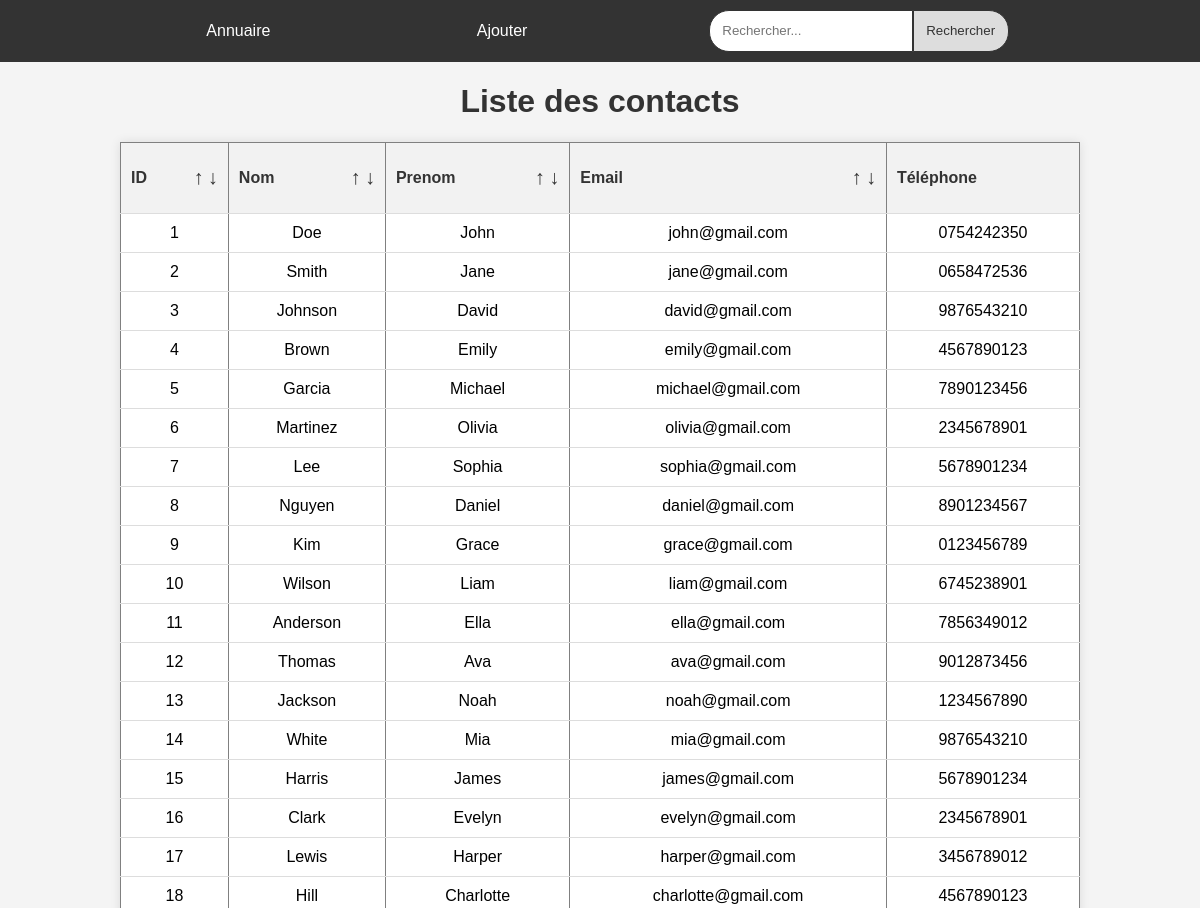
Before: / (upper part) with the older database file.
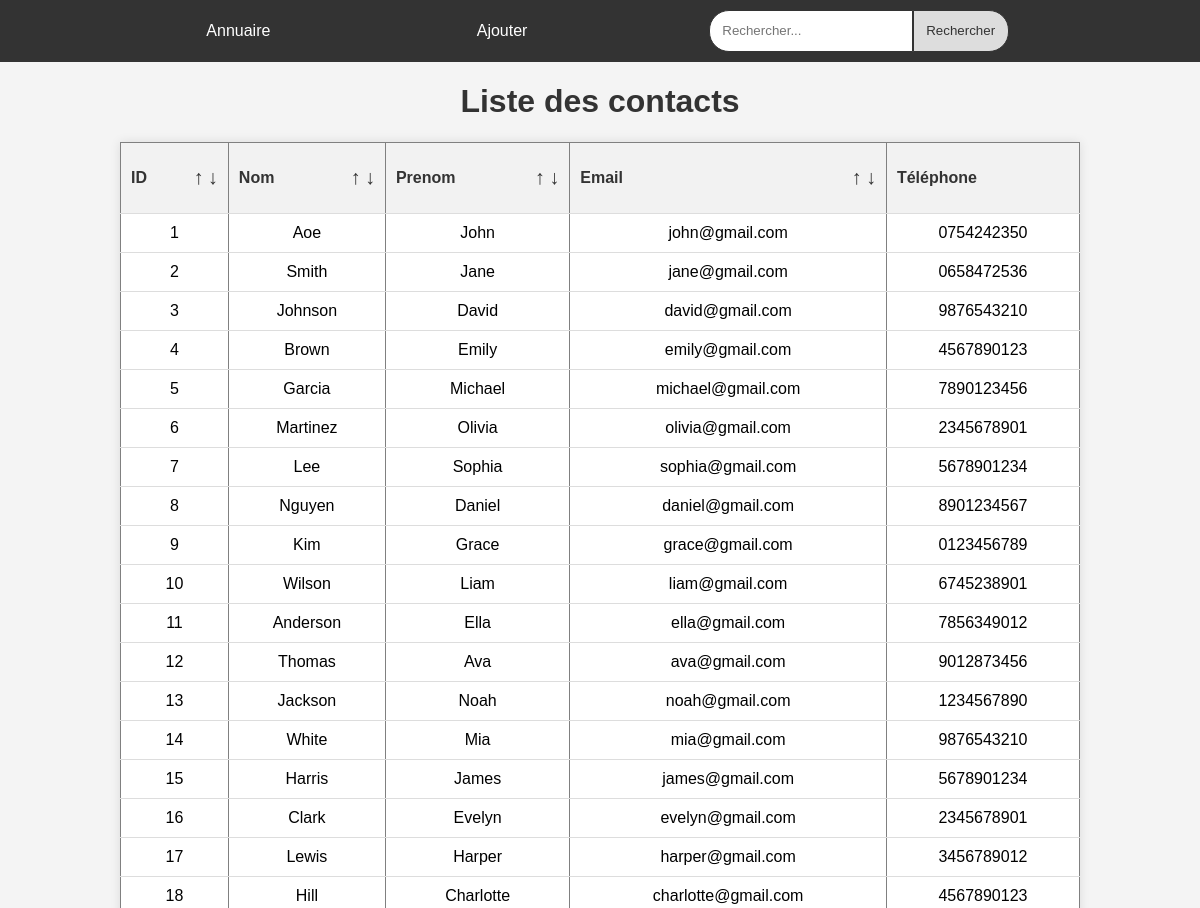
After: the same page with the newer database file.
### tables this page shows
CREATE TABLE contacts (
            id INTEGER PRIMARY KEY AUTOINCREMENT,
            nom TEXT,
            prenom TEXT,
            email TEXT,
            telephone TEXT
        );

### app.py (the view)
@app.route('/', methods=['GET', 'POST'])
def index():
    conn = connect_to_database()
    cursor = conn.cursor()
    cursor.execute('SELECT * FROM contacts')
    contacts = cursor.fetchall()
    conn.close()
    return render_template('annuaire.html', entries=contacts)

### app.py (called while the page is built)
def connect_to_database(): # connexion à la base de données
    conn = sqlite3.connect('../Projet_Python/carnet_adresses.db')
    cursor = conn.cursor() # création d'un objet cursor qui peremt de récupérer les données de la base de données
    cursor.execute('''
        CREATE TABLE IF NOT EXISTS contacts (
            id INTEGER PRIMARY KEY AUTOINCREMENT,
            nom TEXT,
            prenom TEXT,
            email TEXT,
            telephone TEXT
        )
    ''') # création d'une table contacts si n'existe pas
    conn.commit() # enregistrement de la table contacts
    return conn # connexion à la base de données

### templates/annuaire.html (shortened to what this page needs)
<!DOCTYPE html>
<html>
  <head>
    <link
      rel="stylesheet"
      href="{{ url_for('static', filename='annuaire.css') }}"
    />
  </head>
  <body>
    <nav>
      <ul class="menu">
        <li><a href="/">Annuaire</a></li>
        <li><a href="{{ url_for('ajouter_contact') }}">Ajouter</a></li>
        <li>
          <form action="{{ url_for('rechercher_contact') }}" method="GET">
            <input type="text" name="search" placeholder="Rechercher..." />
            <input type="submit" value="Rechercher" />
          </form>
        </li>
      </ul>
    </nav>
    <h1>Liste des contacts</h1>
    <table border="1">
      <thead>
        <tr>
          <th>
            <div class="trie-contact">
              <p>ID</p>
              <div class="trie">
                <a href="{{ url_for('tri_contacts', champ='id',sens='asc') }}"
                  >↑</a
                >
                <a href="{{ url_for('tri_contacts', champ='id',sens='desc') }}"
                  >↓</a
                >
              </div>
            </div>
          </th>
          <th>
            <div class="trie-contact">
              <p>Nom</p>
              <div class="trie">
                <a href="{{ url_for('tri_contacts', champ='nom',sens='asc') }}"
                  >↑</a
                >
                <a href="{{ url_for('tri_contacts', champ='nom',sens='desc') }}"
                  >↓</a
                >
              </div>
            </div>
          </th>
          <th>
            <div class="trie-contact">
              <p>Prenom</p>
              <div class="trie">
                <a
                  href="{{ url_for('tri_contacts', champ='prenom',sens='asc') }}"
                  >↑</a
                >
                <a
                  href="{{ url_for('tri_contacts', champ='prenom',sens='desc') }}"
                  >↓</a
                >
              </div>
            </div>
          </th>
          <th>
            <div class="trie-contact">
              <p>Email</p>
              <div class="trie">
                <a
                  href="{{ url_for('tri_contacts', champ='email',sens='asc') }}"
                  >↑</a
                >
                <a
                  href="{{ url_for('tri_contacts', champ='email',sens='desc') }}"
                  >↓</a
                >
              </div>
            </div>
          </th>
          <th>Téléphone</th>
        </tr>
      </thead>
      <tbody>
        {% for contact in entries %}
        <tr
          onclick="window.location.href='{{ url_for('contact_details', contact_id=contact[0]) }}';"
          class="invisible-link"
        >
          <td>{{ contact[0] }}</td>
          <td>{{ contact[1] }}</td>
          <td>{{ contact[2] }}</td>
          <td>{{ contact[3] }}</td>
          <td>{{ contact[4] }}</td>
        </tr>
        {% endfor %}
      </tbody>
    </table>
  </body>
</html>

### static/annuaire.css (style rules this page uses)
body { font-family: Arial, sans-serif; background-color: #f4f4f4; margin: 0; padding: 0; }
h1 { text-align: center; color: #333; }
table { width: 80%; margin: 20px auto; border-collapse: collapse; box-shadow: 0 0 10px rgba(0, 0, 0, 0.1); background-color: #fff; }
th, td { padding: 10px; border-bottom: 1px solid #ddd; text-align: left; }
th { background-color: #f2f2f2; color: #333; }
.trie-contact { display: flex; align-items: center; justify-content: space-between; }
.trie a { text-decoration: none; color: #333; cursor: pointer; font-size: 20px; }
tbody tr td { text-align: center; }
nav { background-color: #333; }
.menu { list-style-type: none; margin: 0; padding: 10px; display: flex; justify-content: space-evenly; align-items: center; }
.menu li { display: inline; margin-right: 10px; }
.menu li a { color: white; text-decoration: none; }
form { display: flex; align-items: center; justify-content: center; }
input[type="text"] { padding: 5%; border: #333 1px solid; border-bottom-left-radius: 20px; border-top-left-radius: 20px; }
input[type="submit"] { color: #333; background-color: #ddd; border: #333 1px solid; padding: 5%; border-bottom-right-radius: 20px; border-top-right-radius: 20px; cursor: pointer; }

Changed rows visible on the page:
changed contacts "John": nom "Doe" → "Aoe"
